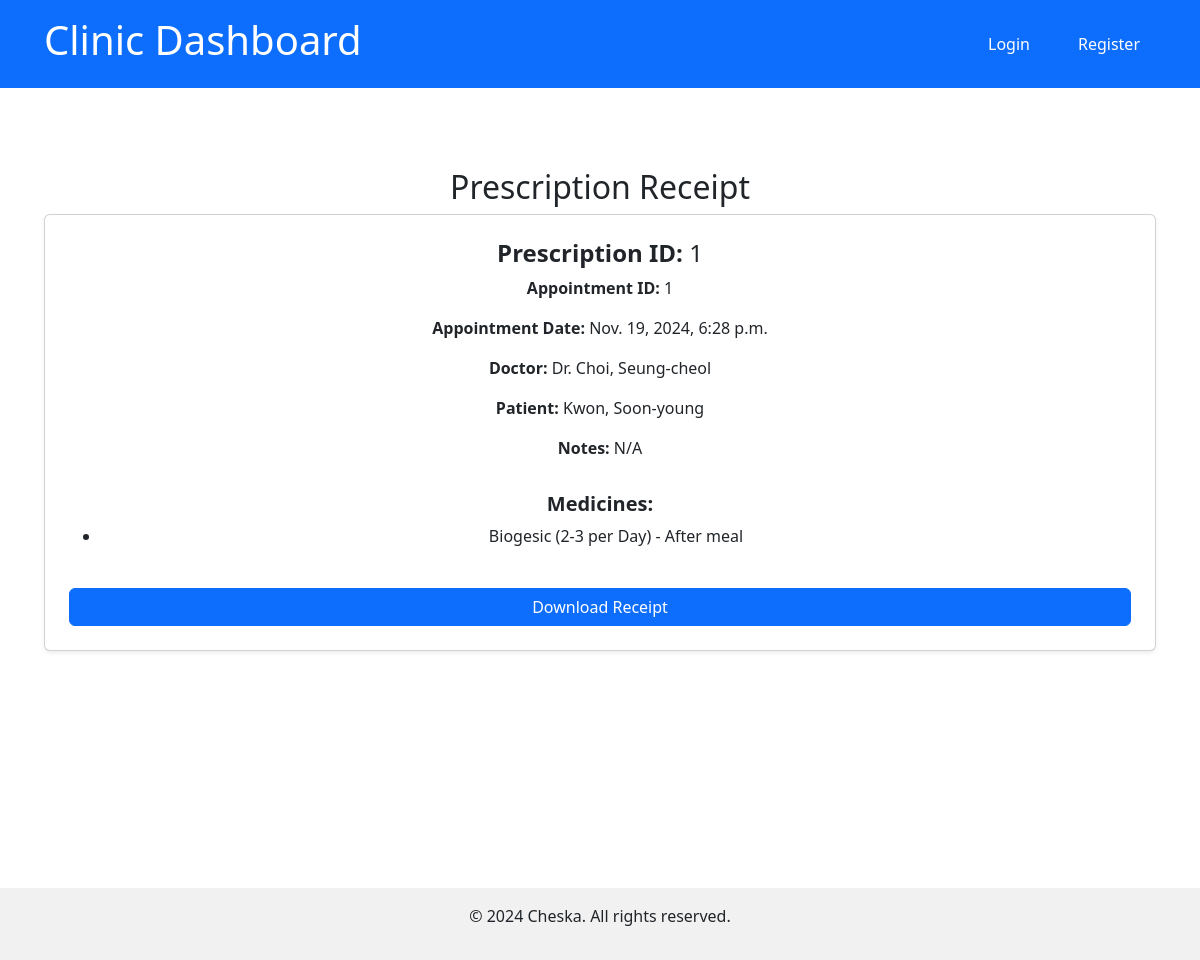
Page /prescriptions/1/receipt/ on the committed database.
### clinicapp/models.py (models this page shows, shortened)
class Prescription(models.Model):
    prescription_id = models.AutoField(primary_key=True)
    appointment = models.OneToOneField(Appointment, on_delete=models.CASCADE, related_name='prescription')
    medicines = models.ManyToManyField(Medicine, related_name='prescriptions')
    notes = models.TextField(null=True, blank=True)

class Appointment(models.Model):
    appointment_id = models.AutoField(primary_key=True)
    doctor = models.ForeignKey(Doctor, on_delete=models.CASCADE, related_name='appointments')
    patient = models.ForeignKey(Patient, on_delete=models.CASCADE, related_name='appointments')
    appointment_date = models.DateTimeField()
    reason = models.TextField(null=True, blank=True)
    status = models.CharField(
        max_length=20,
        choices=[
            ('Scheduled', 'Scheduled'),
            ('Completed', 'Completed'),
            ('Cancelled', 'Cancelled')
        ],
        default='Scheduled'
    )

class Doctor(models.Model):
    last_name = models.CharField(max_length=255)
    first_name = models.CharField(max_length=255)
    middle_initial = models.CharField(max_length=1, null=True, blank=True)
    date_of_birth = models.DateField()
    email_address = models.EmailField(unique=True)
    specialist = models.CharField(max_length=255)
    gender = models.CharField(max_length=10, choices=[('Male', 'Male'), ('Female', 'Female')])
    contact_number = models.CharField(max_length=15)
    def __str__(self):
        return f"Dr. {self.last_name}, {self.first_name}"

class Patient(models.Model):
    last_name = models.CharField(max_length=255)
    first_name = models.CharField(max_length=255)
    middle_initial = models.CharField(max_length=1, null=True, blank=True)
    age = models.PositiveIntegerField()
    date_of_birth = models.DateField()
    gender = models.CharField(max_length=10, choices=[('Male', 'Male'), ('Female', 'Female')])
    contact_number = models.CharField(max_length=15)
    def __str__(self):
        return f"{self.last_name}, {self.first_name}"

class Medicine(models.Model):
    medicine_id = models.AutoField(primary_key=True)
    name = models.CharField(max_length=255)
    dosage = models.CharField(max_length=255)  # Example: "500mg"
    instructions = models.TextField(null=True, blank=True)  # Example: "Take twice daily after meals"

### clinicapp/views.py (the view)
# urls.py: path('prescriptions/<int:pk>/receipt/', views.prescription_receipt, name='prescription_receipt'),
def prescription_receipt(request, pk):
    prescription = get_object_or_404(Prescription, pk=pk)
    return render(request, 'prescriptions/prescription_receipt.html', {'prescription': prescription})

### templates/prescriptions/prescription_receipt.html (shortened to what this page needs)
{% extends 'base.html' %}
{% block content %}
<div class="container mt-5">
    <h2 class="text-center">Prescription Receipt</h2>
    <div class="card shadow-sm p-4 w-100">
        <h4><strong>Prescription ID:</strong> {{ prescription.prescription_id }}</h4>
        <p><strong>Appointment ID:</strong> {{ prescription.appointment.appointment_id }}</p>
        <p><strong>Appointment Date:</strong> {{ prescription.appointment.appointment_date }}</p>
        <p><strong>Doctor:</strong> {{ prescription.appointment.doctor }}</p>
        <p><strong>Patient:</strong> {{ prescription.appointment.patient }}</p>
        <p><strong>Notes:</strong> {{ prescription.notes|default:"N/A" }}</p>
        <h5 class="mt-3"><strong>Medicines:</strong></h5>
        <ul>
            {% for medicine in prescription.medicines.all %}
            <li>{{ medicine.name }} ({{ medicine.dosage }}) - {{ medicine.instructions|default:"N/A" }}</li>
            {% endfor %}
        </ul>
        <button id="print" class="btn btn-primary mt-4">Download Receipt</button>
    </div>
</div>
{% endblock %}

### templates/base.html (shortened to what this page needs)
<!DOCTYPE html>
{% load static %}
<html lang="en">
<head>
    <link rel="stylesheet" href="{% static 'css/style.css' %}">
    <link href="https://cdn.jsdelivr.net/npm/bootstrap@5.3.0/dist/css/bootstrap.min.css" rel="stylesheet">
</head>
<body>
    {% include 'partials/header.html' %}
    <main style="min-height:100vh; overflow: auto;">
        {% block content %}{% endblock %}
    </main>
    {% include 'partials/footer.html' %}
</body>
</html>

### templates/partials/header.html (shortened to what this page needs)
<link href="https://cdn.jsdelivr.net/npm/bootstrap@5.3.0/dist/css/bootstrap.min.css" rel="stylesheet">
<header class="bg-primary py-3">
    <div class="container">
        <div class="d-flex justify-content-between align-items-center">
            <h1 class="text-white">Clinic Dashboard</h1>
            <nav>
                <ul class="nav">
                    {% if user.is_authenticated %}
                        <li class="nav-item">
                            <span class="nav-link text-white">Welcome, {{ user.username }}</span>
                        </li>
                        <li class="nav-item">
                            <a href="{% url 'dashboard' %}" class="nav-link text-white">Home</a>
                        </li>
                        <li class="nav-item dropdown">
                            <a class="nav-link dropdown-toggle text-white" href="#" id="appointmentsDropdown" onclick="toggleDropdown(event, 'appointmentsMenu')">
                                Appointments
                            </a>
                            <ul class="dropdown-menu" id="appointmentsMenu">
                                <li><a class="dropdown-item" href="{% url 'appointment_list' %}">Manage Appointments</a></li>
                            </ul>
                        </li>
                        <li class="nav-item dropdown">
                            <a class="nav-link dropdown-toggle text-white" href="#" id="recordsDropdown" onclick="toggleDropdown(event, 'recordsMenu')">
                                Records
                            </a>
                            <ul class="dropdown-menu" id="recordsMenu">
                                <li><a class="dropdown-item" href="{% url 'doctor_list' %}">Doctors</a></li>
                                <li><a class="dropdown-item" href="{% url 'patient_list' %}">Patients</a></li>
                                <li><a class="dropdown-item" href="{% url 'medicine_list' %}">Medicines</a></li>
                                <li><a class="dropdown-item" href="{% url 'prescription_list' %}">Prescriptions</a></li>
                            </ul>
                        </li>
                        <li class="nav-item">
                            <form method="post" action="{% url 'logout' %}" class="mt-2">
                                {% csrf_token %}
                                <button type="submit" class="btn btn-link nav-link text-white p-0" style="text-decoration: none;">
                                    Logout
                                </button>
                            </form>
                        </li>
                    {% else %}
                        <li class="nav-item">
                            <a href="{% url 'login' %}" class="nav-link text-white">Login</a>
                        </li>
                        <li class="nav-item">
                            <a href="{% url 'register' %}" class="nav-link text-white">Register</a>
                        </li>
                    {% endif %}
                </ul>
            </nav>
        </div>
    </div>
</header>

### templates/partials/footer.html
<footer>
    <div class="footer-container">
        <p>&copy; 2024 Cheska. All rights reserved.</p>
    </div>
</footer>

### static/css/style.css (style rules this page uses)
body { font-family: Arial, sans-serif; margin: 0; padding: 0; box-sizing: border-box; }
header { background-color: #007bff; color: #fff; padding: 1rem 2rem; }
header nav ul { list-style: none; display: flex; gap: 1rem; margin: 0; padding: 0; }
header nav ul li a { color: #fff; text-decoration: none; }
main { padding: 2rem; }
.card { background-color: #f8f9fa; border: 1px solid #ddd; padding: 1.5rem; border-radius: 5px; width: 20%; text-align: center; box-shadow: 0 2px 4px rgba(0, 0, 0, 0.1); }
footer { background-color: #f1f1f1; text-align: center; padding: 1rem; position: relative; bottom: 0; width: 100%; }

### rows in the picture
Prescription: prescription_id "1", appointment.appointment_id "1", appointment.appointment_date "Nov. 19, 2024, 6:28 p.m.", appointment.doctor "Dr. Choi, Seung-cheol", appointment.patient "Kwon, Soon-young", notes "N/A"
Medicine: name "Biogesic", dosage "2-3 per Day", instructions "After meal"
